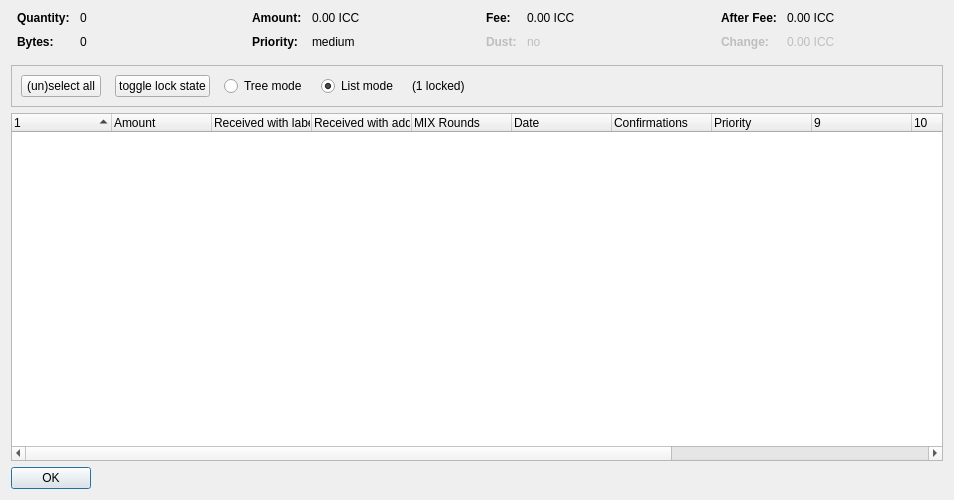
<?xml version="1.0" encoding="UTF-8"?>
<ui version="4.0">
 <class>CoinControlDialog</class>
 <widget class="QDialog" name="CoinControlDialog">
  <property name="geometry">
   <rect>
    <x>0</x>
    <y>0</y>
    <width>954</width>
    <height>500</height>
   </rect>
  </property>
  <property name="windowTitle">
   <string>Coin Selection</string>
  </property>
  <layout class="QVBoxLayout" name="verticalLayout">
   <item>
    <layout class="QHBoxLayout" name="horizontalLayoutTop" stretch="0,0,0,0">
     <property name="topMargin">
      <number>0</number>
     </property>
     <property name="bottomMargin">
      <number>10</number>
     </property>
     <item>
      <layout class="QFormLayout" name="formLayoutCoinControl1">
       <property name="horizontalSpacing">
        <number>10</number>
       </property>
       <property name="verticalSpacing">
        <number>10</number>
       </property>
       <property name="leftMargin">
        <number>6</number>
       </property>
       <property name="rightMargin">
        <number>6</number>
       </property>
       <item row="0" column="0">
        <widget class="QLabel" name="labelCoinControlQuantityText">
         <property name="font">
          <font>
           <weight>75</weight>
           <bold>true</bold>
          </font>
         </property>
         <property name="text">
          <string>Quantity:</string>
         </property>
        </widget>
       </item>
       <item row="0" column="1">
        <widget class="QLabel" name="labelCoinControlQuantity">
         <property name="cursor">
          <cursorShape>IBeamCursor</cursorShape>
         </property>
         <property name="contextMenuPolicy">
          <enum>Qt::ActionsContextMenu</enum>
         </property>
         <property name="text">
          <string notr="true">0</string>
         </property>
         <property name="textInteractionFlags">
          <set>Qt::LinksAccessibleByMouse|Qt::TextSelectableByKeyboard|Qt::TextSelectableByMouse</set>
         </property>
        </widget>
       </item>
       <item row="1" column="0">
        <widget class="QLabel" name="labelCoinControlBytesText">
         <property name="font">
          <font>
           <weight>75</weight>
           <bold>true</bold>
          </font>
         </property>
         <property name="text">
          <string>Bytes:</string>
         </property>
        </widget>
       </item>
       <item row="1" column="1">
        <widget class="QLabel" name="labelCoinControlBytes">
         <property name="cursor">
          <cursorShape>IBeamCursor</cursorShape>
         </property>
         <property name="contextMenuPolicy">
          <enum>Qt::ActionsContextMenu</enum>
         </property>
         <property name="text">
          <string notr="true">0</string>
         </property>
         <property name="textInteractionFlags">
          <set>Qt::LinksAccessibleByMouse|Qt::TextSelectableByKeyboard|Qt::TextSelectableByMouse</set>
         </property>
        </widget>
       </item>
      </layout>
     </item>
     <item>
      <layout class="QFormLayout" name="formLayoutCoinControl2">
       <property name="horizontalSpacing">
        <number>10</number>
       </property>
       <property name="verticalSpacing">
        <number>10</number>
       </property>
       <property name="leftMargin">
        <number>6</number>
       </property>
       <property name="rightMargin">
        <number>6</number>
       </property>
       <item row="0" column="0">
        <widget class="QLabel" name="labelCoinControlAmountText">
         <property name="font">
          <font>
           <weight>75</weight>
           <bold>true</bold>
          </font>
         </property>
         <property name="text">
          <string>Amount:</string>
         </property>
        </widget>
       </item>
       <item row="0" column="1">
        <widget class="QLabel" name="labelCoinControlAmount">
         <property name="cursor">
          <cursorShape>IBeamCursor</cursorShape>
         </property>
         <property name="contextMenuPolicy">
          <enum>Qt::ActionsContextMenu</enum>
         </property>
         <property name="text">
          <string notr="true">0.00 ICC</string>
         </property>
         <property name="textInteractionFlags">
          <set>Qt::LinksAccessibleByMouse|Qt::TextSelectableByKeyboard|Qt::TextSelectableByMouse</set>
         </property>
        </widget>
       </item>
       <item row="1" column="0">
        <widget class="QLabel" name="labelCoinControlPriorityText">
         <property name="font">
          <font>
           <weight>75</weight>
           <bold>true</bold>
          </font>
         </property>
         <property name="text">
          <string>Priority:</string>
         </property>
        </widget>
       </item>
       <item row="1" column="1">
        <widget class="QLabel" name="labelCoinControlPriority">
         <property name="cursor">
          <cursorShape>IBeamCursor</cursorShape>
         </property>
         <property name="contextMenuPolicy">
          <enum>Qt::ActionsContextMenu</enum>
         </property>
         <property name="text">
          <string>medium</string>
         </property>
         <property name="textInteractionFlags">
          <set>Qt::LinksAccessibleByMouse|Qt::TextSelectableByKeyboard|Qt::TextSelectableByMouse</set>
         </property>
        </widget>
       </item>
      </layout>
     </item>
     <item>
      <layout class="QFormLayout" name="formLayoutCoinControl3">
       <property name="horizontalSpacing">
        <number>10</number>
       </property>
       <property name="verticalSpacing">
        <number>10</number>
       </property>
       <property name="leftMargin">
        <number>6</number>
       </property>
       <property name="rightMargin">
        <number>6</number>
       </property>
       <item row="0" column="0">
        <widget class="QLabel" name="labelCoinControlFeeText">
         <property name="font">
          <font>
           <weight>75</weight>
           <bold>true</bold>
          </font>
         </property>
         <property name="text">
          <string>Fee:</string>
         </property>
        </widget>
       </item>
       <item row="0" column="1">
        <widget class="QLabel" name="labelCoinControlFee">
         <property name="cursor">
          <cursorShape>IBeamCursor</cursorShape>
         </property>
         <property name="contextMenuPolicy">
          <enum>Qt::ActionsContextMenu</enum>
         </property>
         <property name="text">
          <string notr="true">0.00 ICC</string>
         </property>
         <property name="textInteractionFlags">
          <set>Qt::LinksAccessibleByMouse|Qt::TextSelectableByKeyboard|Qt::TextSelectableByMouse</set>
         </property>
        </widget>
       </item>
       <item row="1" column="0">
        <widget class="QLabel" name="labelCoinControlLowOutputText">
         <property name="enabled">
          <bool>false</bool>
         </property>
         <property name="font">
          <font>
           <weight>75</weight>
           <bold>true</bold>
          </font>
         </property>
         <property name="text">
          <string>Dust:</string>
         </property>
        </widget>
       </item>
       <item row="1" column="1">
        <widget class="QLabel" name="labelCoinControlLowOutput">
         <property name="enabled">
          <bool>false</bool>
         </property>
         <property name="cursor">
          <cursorShape>IBeamCursor</cursorShape>
         </property>
         <property name="contextMenuPolicy">
          <enum>Qt::ActionsContextMenu</enum>
         </property>
         <property name="text">
          <string>no</string>
         </property>
         <property name="textInteractionFlags">
          <set>Qt::LinksAccessibleByMouse|Qt::TextSelectableByKeyboard|Qt::TextSelectableByMouse</set>
         </property>
        </widget>
       </item>
      </layout>
     </item>
     <item>
      <layout class="QFormLayout" name="formLayoutCoinControl4">
       <property name="horizontalSpacing">
        <number>10</number>
       </property>
       <property name="verticalSpacing">
        <number>10</number>
       </property>
       <property name="leftMargin">
        <number>6</number>
       </property>
       <property name="rightMargin">
        <number>6</number>
       </property>
       <item row="0" column="0">
        <widget class="QLabel" name="labelCoinControlAfterFeeText">
         <property name="font">
          <font>
           <weight>75</weight>
           <bold>true</bold>
          </font>
         </property>
         <property name="text">
          <string>After Fee:</string>
         </property>
        </widget>
       </item>
       <item row="0" column="1">
        <widget class="QLabel" name="labelCoinControlAfterFee">
         <property name="cursor">
          <cursorShape>IBeamCursor</cursorShape>
         </property>
         <property name="contextMenuPolicy">
          <enum>Qt::ActionsContextMenu</enum>
         </property>
         <property name="text">
          <string notr="true">0.00 ICC</string>
         </property>
         <property name="textInteractionFlags">
          <set>Qt::LinksAccessibleByMouse|Qt::TextSelectableByKeyboard|Qt::TextSelectableByMouse</set>
         </property>
        </widget>
       </item>
       <item row="1" column="0">
        <widget class="QLabel" name="labelCoinControlChangeText">
         <property name="enabled">
          <bool>false</bool>
         </property>
         <property name="font">
          <font>
           <weight>75</weight>
           <bold>true</bold>
          </font>
         </property>
         <property name="text">
          <string>Change:</string>
         </property>
        </widget>
       </item>
       <item row="1" column="1">
        <widget class="QLabel" name="labelCoinControlChange">
         <property name="enabled">
          <bool>false</bool>
         </property>
         <property name="cursor">
          <cursorShape>IBeamCursor</cursorShape>
         </property>
         <property name="contextMenuPolicy">
          <enum>Qt::ActionsContextMenu</enum>
         </property>
         <property name="text">
          <string notr="true">0.00 ICC</string>
         </property>
         <property name="textInteractionFlags">
          <set>Qt::LinksAccessibleByMouse|Qt::TextSelectableByKeyboard|Qt::TextSelectableByMouse</set>
         </property>
        </widget>
       </item>
      </layout>
     </item>
    </layout>
   </item>
   <item>
    <widget class="QFrame" name="frame">
     <property name="minimumSize">
      <size>
       <width>0</width>
       <height>40</height>
      </size>
     </property>
     <property name="frameShape">
      <enum>QFrame::StyledPanel</enum>
     </property>
     <property name="frameShadow">
      <enum>QFrame::Sunken</enum>
     </property>
     <layout class="QHBoxLayout" name="horizontalLayout">
      <item>
       <layout class="QHBoxLayout" name="horizontalLayoutPanel" stretch="0,0,0,0,0,0">
        <property name="spacing">
         <number>14</number>
        </property>
        <item>
         <widget class="QPushButton" name="pushButtonSelectAll">
          <property name="sizePolicy">
           <sizepolicy hsizetype="Maximum" vsizetype="Fixed">
            <horstretch>0</horstretch>
            <verstretch>0</verstretch>
           </sizepolicy>
          </property>
          <property name="text">
           <string>(un)select all</string>
          </property>
          <property name="autoDefault">
           <bool>false</bool>
          </property>
         </widget>
        </item>
        <item>
         <widget class="QPushButton" name="pushButtonToggleLock">
          <property name="sizePolicy">
           <sizepolicy hsizetype="Maximum" vsizetype="Fixed">
            <horstretch>0</horstretch>
            <verstretch>0</verstretch>
           </sizepolicy>
          </property>
          <property name="text">
           <string>toggle lock state</string>
          </property>
          <property name="autoDefault">
           <bool>false</bool>
          </property>
         </widget>
        </item>
        <item>
         <widget class="QRadioButton" name="radioTreeMode">
          <property name="sizePolicy">
           <sizepolicy hsizetype="Maximum" vsizetype="Fixed">
            <horstretch>0</horstretch>
            <verstretch>0</verstretch>
           </sizepolicy>
          </property>
          <property name="text">
           <string>Tree mode</string>
          </property>
         </widget>
        </item>
        <item>
         <widget class="QRadioButton" name="radioListMode">
          <property name="sizePolicy">
           <sizepolicy hsizetype="Maximum" vsizetype="Fixed">
            <horstretch>0</horstretch>
            <verstretch>0</verstretch>
           </sizepolicy>
          </property>
          <property name="text">
           <string>List mode</string>
          </property>
          <property name="checked">
           <bool>true</bool>
          </property>
         </widget>
        </item>
        <item>
         <widget class="QLabel" name="labelLocked">
          <property name="text">
           <string>(1 locked)</string>
          </property>
         </widget>
        </item>
        <item>
         <spacer name="horizontalSpacer">
          <property name="orientation">
           <enum>Qt::Horizontal</enum>
          </property>
          <property name="sizeHint" stdset="0">
           <size>
            <width>40</width>
            <height>20</height>
           </size>
          </property>
         </spacer>
        </item>
       </layout>
      </item>
     </layout>
    </widget>
   </item>
   <item>
    <widget class="CoinControlTreeWidget" name="treeWidget">
     <property name="contextMenuPolicy">
      <enum>Qt::CustomContextMenu</enum>
     </property>
     <property name="sortingEnabled">
      <bool>false</bool>
     </property>
     <property name="columnCount">
      <number>13</number>
     </property>
     <attribute name="headerShowSortIndicator" stdset="0">
      <bool>true</bool>
     </attribute>
     <attribute name="headerStretchLastSection">
      <bool>false</bool>
     </attribute>
     <column>
      <property name="text">
       <string/>
      </property>
     </column>
     <column>
      <property name="text">
       <string>Amount</string>
      </property>
     </column>
     <column>
      <property name="text">
       <string>Received with label</string>
      </property>
     </column>
     <column>
      <property name="text">
       <string>Received with address</string>
      </property>
     </column>
     <column>
      <property name="text">
       <string>MIX Rounds</string>
      </property>
     </column>
     <column>
      <property name="text">
       <string>Date</string>
      </property>
     </column>
     <column>
      <property name="text">
       <string>Confirmations</string>
      </property>
      <property name="toolTip">
       <string>Confirmed</string>
      </property>
     </column>
     <column>
      <property name="text">
       <string>Priority</string>
      </property>
     </column>
     <column>
      <property name="text">
       <string/>
      </property>
     </column>
     <column>
      <property name="text">
       <string/>
      </property>
     </column>
     <column>
      <property name="text">
       <string/>
      </property>
     </column>
     <column>
      <property name="text">
       <string/>
      </property>
     </column>
     <column>
      <property name="text">
       <string/>
      </property>
     </column>
    </widget>
   </item>
   <item>
    <widget class="QDialogButtonBox" name="buttonBox">
     <property name="sizePolicy">
      <sizepolicy hsizetype="Maximum" vsizetype="Fixed">
       <horstretch>0</horstretch>
       <verstretch>0</verstretch>
      </sizepolicy>
     </property>
     <property name="orientation">
      <enum>Qt::Horizontal</enum>
     </property>
     <property name="standardButtons">
      <set>QDialogButtonBox::Ok</set>
     </property>
    </widget>
   </item>
  </layout>
 </widget>
 <customwidgets>
  <customwidget>
   <class>CoinControlTreeWidget</class>
   <extends>QTreeWidget</extends>
   <header>coincontroltreewidget.h</header>
  </customwidget>
 </customwidgets>
 <resources/>
 <connections/>
</ui>
